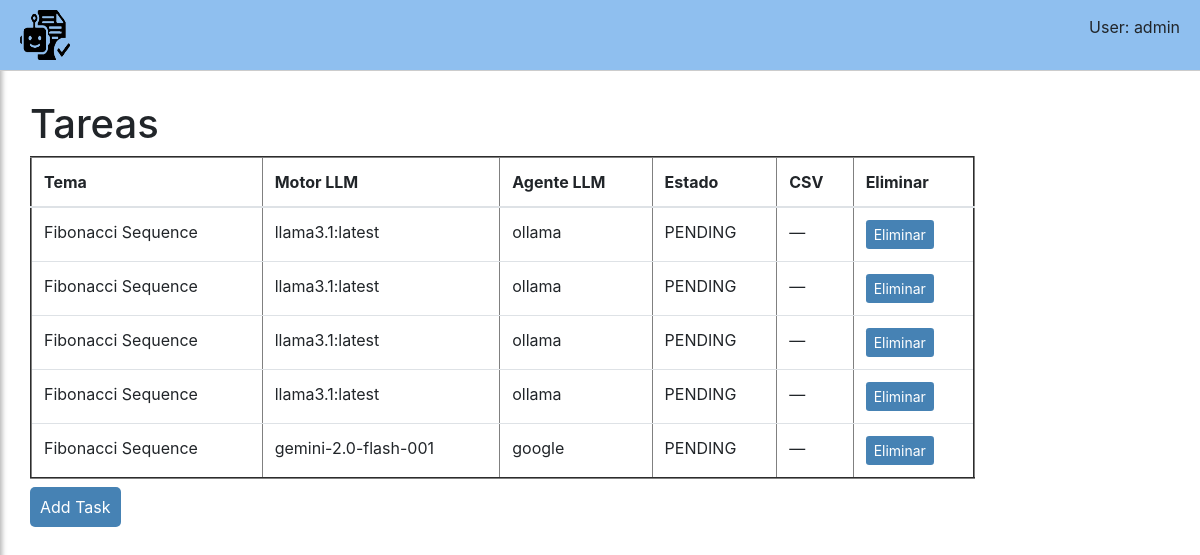
Page /autograder/tasks/ (signed in) on the committed database.
### grader/models.py (models this page shows, shortened)
class Task(models.Model):
    STATUS_CHOICES = [
        ('PENDING',   'En proceso'),
        ('SUCCESS',   'Completado'),
        ('ERROR',     'Error'),
    ]
    user           = models.ForeignKey(User, on_delete=models.CASCADE)
    model          = models.ForeignKey(LLMModel, on_delete=models.SET_NULL, null=True)
    prog_lang      = models.CharField(max_length=25, default='C')
    theme          = models.CharField(max_length=200)
    status         = models.CharField(
                        max_length=10,
                        choices=STATUS_CHOICES,
                        default='PENDING'
                      )
    error_message  = models.TextField(null=True, blank=True)
    rubric_file    = models.FileField(upload_to='rubrics/')
    exercise_file  = models.FileField(upload_to='exercises/')
    created_at     = models.DateTimeField(default=timezone.now)

class LLMModel(models.Model):
    name = models.CharField(
        max_length=200, unique=True, help_text="")
    agent = models.ForeignKey(LLMAgent, default="ollama", on_delete=models.SET_DEFAULT, null=False)
    class Meta:
        ordering = ['agent']
    def __str__(self):
        return self.name

class LLMAgent(models.Model):
    name = models.CharField(
        max_length=200, unique=True, help_text="", default="ollama")
    api_key = models.CharField(max_length=200, unique=False, null=True, blank=True, help_text="")
    class Meta:
        ordering = ['name']
    def __str__(self):
        return self.name

### grader/views.py (the view)
# urls.py: path('tasks/', views.TaskTable.as_view(), name='tasks'),
class TaskTable(LoginRequiredMixin, generic.ListView):
    model = Task
    template_name = 'tasks/task_table.html'
    context_object_name = 'tasks'
    def get_queryset(self):
        return Task.objects.filter(user=self.request.user).order_by('-created_at')

### grader/templates/tasks/task_table.html (shortened to what this page needs)
{% extends "base.html" %}
{% block content %}
<h1>Tareas</h1>
<table class="table" border="2">
    <thead>
      <tr>
        <th scope="col">Tema</th>
        <th scope="col">Motor LLM</th>
        <th scope="col">Agente LLM</th>
        <th scope="col">Estado</th>
        <th scope="col">CSV</th>
        <th scope="col">Eliminar</th>
      </tr>
    </thead>
    <tbody>
    {% for task in tasks %}
        <tr>
            <td scope="row">{{ task.theme }}</td>
            <td>{{ task.model }}</td>
            <td>{{ task.model.agent }}</td>
            <td>{{ task.status }}</td>
            <td>
              {% if task.status == 'SUCCESS' %}
                <a
                  class="GenericButton btn-sm"
                  href="{% url 'download_task_csv' task.id %}">
                  CSV
                </a>
              {% else %}
                —
              {% endif %}
            </td>
            <td>
              <form
                method="post"
                action="{% url 'delete_task' task.id %}"
                style="display:inline;"
                onsubmit="return confirm('¿Eliminar tarea {{ task.id }}?');"
              >
                <button
                  type="submit"
                  class="GenericButton btn-sm">
                  Eliminar
                </button>
              </form>
            </td>
        </tr>
    {% empty %}
        <tr>
          <td colspan="6">No tienes tareas aún.</td>
        </tr>
    {% endfor %}
    </tbody>
</table>
<a class="GenericButton" href="{% url 'task-create' %}">
    Add Task
</a>
{% endblock %}

### grader/templates/base.html (shortened to what this page needs)
<!DOCTYPE html>
<html lang="en">
    <head>
        <link rel="stylesheet" href="https://stackpath.bootstrapcdn.com/bootstrap/4.4.1/css/bootstrap.min.css">
        {% load static %}
        <link rel="stylesheet" href="{% static 'css/styles.css' %}">
        <link rel="stylesheet" href="{% static 'css/frontpage-styles.css' %}">
        <link rel="stylesheet" href="{% static 'css/tasks_style.css' %}">
        <link rel="stylesheet" href="https://cdnjs.cloudflare.com/ajax/libs/font-awesome/6.5.0/css/all.min.css">
        <link rel="stylesheet" href="https://maxcdn.bootstrapcdn.com/bootstrap/4.5.2/css/bootstrap.min.css">
        <link rel="stylesheet" href="https://cdnjs.cloudflare.com/ajax/libs/font-awesome/4.7.0/css/font-awesome.min.css">
    </head>
    <body>
        <div class="topbar">
            <button id="toggle-panel" class="image-button">
                <img src="{% static 'icon.ico' %}" width="50" height="50">
            </button>
            {% if user.is_authenticated %}
                <p>User: {{ user.get_username}}</p>
            {% else %}
                <a class="GenericButton" href="{% url 'account_signup' %}">SignUp</a>
            {% endif %}
        </div>
        <div id="main-content" class="container-fluid">
            <div class="col-sm-10">
                {% block content %}{% endblock %}
            </div>
        </div>
    </body>
</html>

### static/css/styles.css (style rules this page uses)
.topbar { width: 100%; background-color: #8fbfef; padding: 10px 20px; border-bottom: 1px solid #ccc; position: fixed; top: 0; z-index: 1000; display: flex; align-items: center; justify-content: space-between; }
.col-sm-10 { top: 100px; }
.image-button { background: none; border: 10px; border-radius: 5px; padding: 0; cursor: pointer; }
.image-button img { display: block; }
#main-content { transition: margin-left 0.3s ease; margin-left: 0; }

### static/css/frontpage-styles.css (style rules this page uses)
.GenericButton { background-color: steelblue; color: white; padding: 10px; border: 5px black; border-radius: 5px; transition-duration: 0.4s; }

### rows in the picture
Task: theme "Fibonacci Sequence", model "llama3.1:latest", model.agent "ollama", status "PENDING"
Task: theme "Fibonacci Sequence", model "llama3.1:latest", model.agent "ollama", status "PENDING"
Task: theme "Fibonacci Sequence", model "llama3.1:latest", model.agent "ollama", status "PENDING"
Task: theme "Fibonacci Sequence", model "llama3.1:latest", model.agent "ollama", status "PENDING"
Task: theme "Fibonacci Sequence", model "gemini-2.0-flash-001", model.agent "google", status "PENDING"

### other values in the picture
{{ user.get_username }} "admin"
